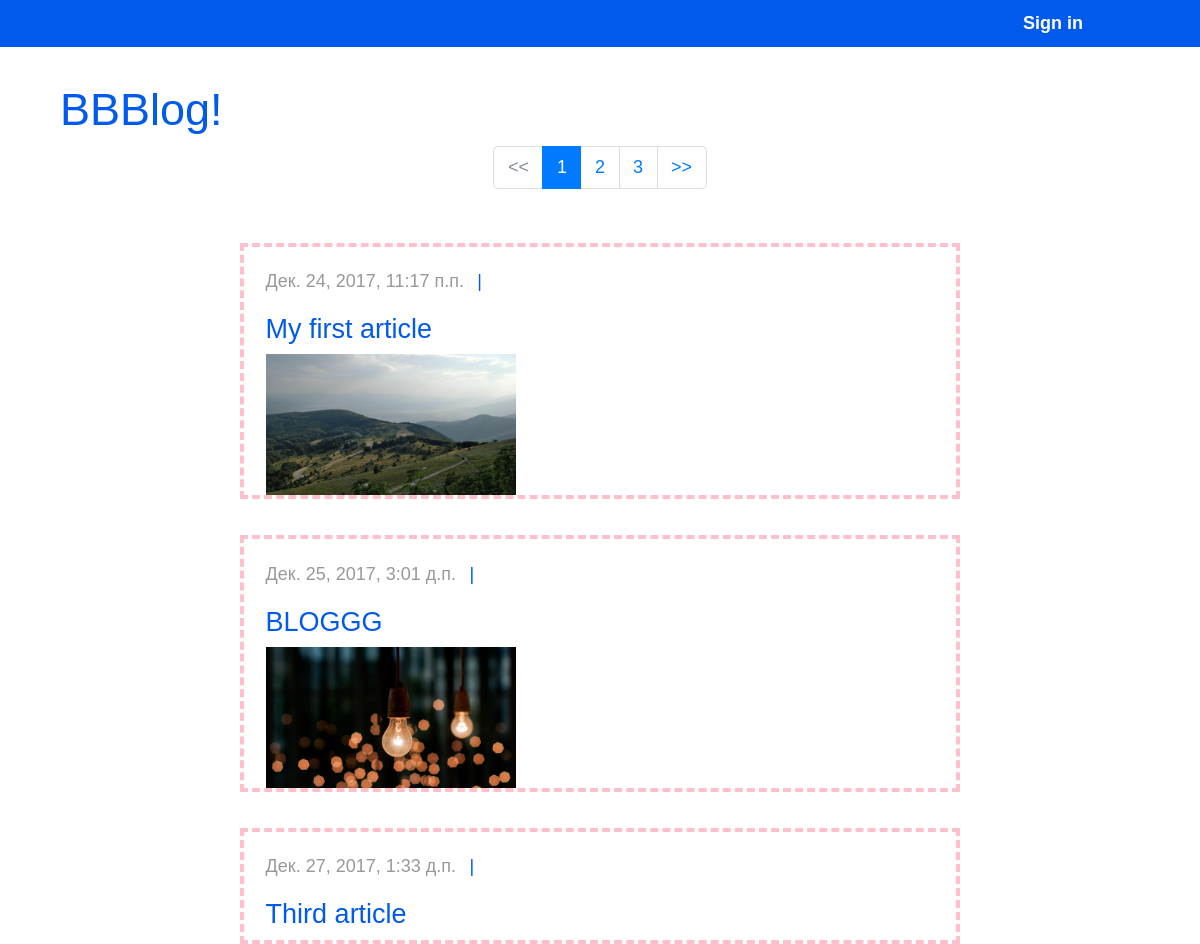
The page /articles/all/ on the database its author committed.
### article/models.py (models this page shows)
class Article(models.Model):
    class Meta():
        db_table = "article"
        verbose_name = "Пост"
        verbose_name_plural = "Посты"
    article_title = models.CharField(max_length=200, verbose_name=u"Заголовок")
    article_text = models.TextField(verbose_name=u"Текст")
    article_date = models.DateTimeField(verbose_name=u"Дата публикации")
    article_image = models.ImageField(upload_to='post_image', blank=True, null=True, verbose_name=u"Картинка")
    article_author = models.ForeignKey(User)

### article/views.py (the view)
# urls.py: url(r'^articles/all/$', views.articles, name='articles'),
def articles(request, page_number=1):
    all_articles = Article.objects.all()
    current_page = Paginator(all_articles, 3)
    args = {}
    args['articles'] = current_page.page(page_number)
    args['username'] = auth.get_user(request).username
    return render(request, 'articles.html', args)

### article/templates/articles.html
{% extends 'main.html' %}
{% load staticfiles %}
{% block article %}
<div class="pagin">
    <ul class="pagination">
        {% if articles.has_previous %}
            <li class="page-item">
                <a class="page-link" href="/page/{{ articles.previous_page_number }}/"><<</a>
            </li>
        {% else %}
            <li class="page-item disabled"><a class="page-link" href=""><<</a></li>
        {% endif %}
        {% for page in articles.paginator.page_range %}
            {% if page == articles.number %}
                <li class="page-item active">
                    <a class="page-link" href="/page/{{ page }}/">{{ page }}</a>
                </li>
            {% else %}
                <li class="page-item">
                    <a class="page-link" href="/page/{{ page }}/">{{ page }}</a>
                </li>
            {% endif %}
        {% endfor %}
        {% if articles.has_next %}
            <li class="page-item">
                <a class="page-link" href="/page/{{ articles.next_page_number }}/">>></a>
            </li>
        {% else %}
            <li class="page-item disabled"><a class="page-link" href="">>></a></li>
        {% endif %}
    </ul>
</div>
{% for article in articles %}
    <div class="one-in-articles">
        <div class="d-flex flex-row">
            <p class="date-article">{{ article.article_date }}</p>
            <p class="author-name">| {{ article.article_author.username }}</p>
        </div>
        <h4><a href="/articles/get/{{ article.id }}/">{{ article.article_title }}</a></h4>
        {% if article.article_image %}
            <img src="{{ article.article_image.url }}" width="250"><br>
        {% endif %}
    </div>
{% endfor %}
{% endblock %}

### templates/main.html (shortened to what this page needs)
{% load staticfiles %}
<!DOCTYPE html>
<html lang="en">
<head>
    <link rel="stylesheet" type="text/css" href="{% static 'article/bootstrap/css/bootstrap.css' %}">
    <link rel="stylesheet" type="text/css" href="{% static 'article/style_blog.css' %}">
</head>
<body>
    <div>
        <nav class="d-flex flex-row menu">
            <ul>
                {% if username %}
                    <li><a href="/auth/logout/">Logout ({{ username }})</a></li>
                {% else %}
                    <li><a href="/auth/login/">Sign in</a></li>
                {% endif %}
            </ul>
        </nav>
    </div>
    <h1 class="blog"><a href="/">BBBlog!</a></h1>
    <div class="d-flex flex-column main-margin">
        {% block article %}{% endblock %}
    </div>
</body>
</html>

### article/static/article/style_blog.css (style rules this page uses)
html, body { min-width: 1200px; margin: 0; padding: 0; font-weight: 500; font-size: 18px; line-height: 1.5; font-family: "Arial", sans-serif; color: #000000; }
.main-margin { padding-top: 2% margin-top: 3%; margin-left: 10%; padding-left: 10%; margin-right: 10%; padding-right: 10%; }
.one-in-articles { padding: 3%; border: 4px dashed pink; margin-top: 5%; padding-bottom: 0; }
.blog { padding-top: 3%; padding-left: 5%; }
.date-article { font-size: 18px; color: #999999; }
a { text-decoration: none; color: #005aeb; }
.menu { width: 100%; margin: 0; padding: 0; background: #005aeb; }
.menu ul { margin-top: 0; margin-bottom: 0; padding-right: 0; margin-left: 80%; list-style: none; }
.menu li { display: inline-block; line-height: 1.5; vertical-align: top; }
.menu a { display: block; padding: 10px 23px; color: white; font-weight: bold; text-decoration: none; }
.pagin { margin:0 auto; }
.author-name { margin-left: 2%; color: #005aeb; }

### rows shown on the page
Article: article_date "Дек. 24, 2017, 11:17 п.п.", article_title "My first article", article_image (picture)
Article: article_date "Дек. 25, 2017, 3:01 д.п.", article_title "BLOGGG", article_image (picture)
Article: article_date "Дек. 27, 2017, 1:33 д.п.", article_title "Third article"

### other values the page prints
{{ page }} "1"
{{ page }} "2" "3"
